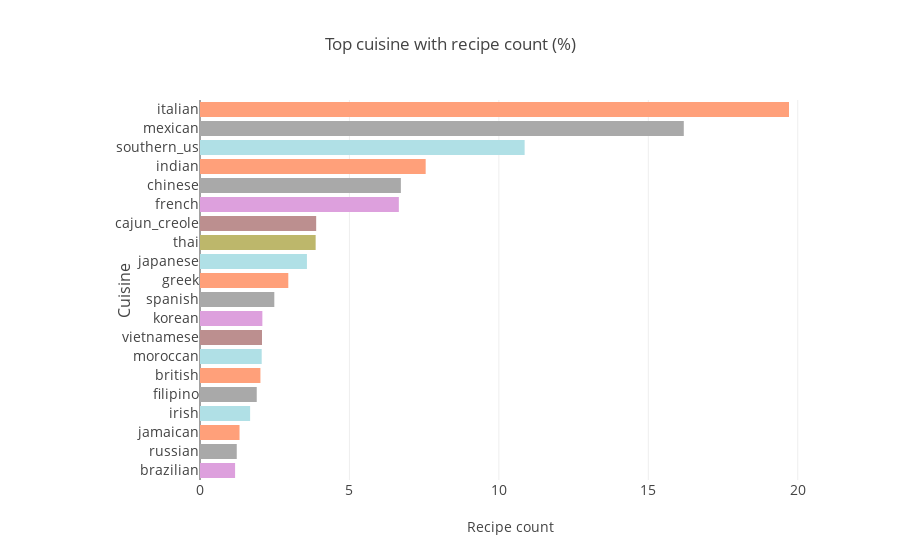

The cell this chart's notebook holds for it:
### Code cell
color_theme = dict(color = ['rgba(221,160,221,1)','rgba(169,169,169,1)','rgba(255,160,122,1)','rgba(176,224,230,1)','rgba(169,169,169,1)','rgba(255,160,122,1)','rgba(176,224,230,1)',
                   'rgba(188,143,143,1)','rgba(221,160,221,1)','rgba(169,169,169,1)','rgba(255,160,122,1)','rgba(176,224,230,1)','rgba(189,183,107,1)','rgba(188,143,143,1)','rgba(221,160,221,1)','rgba(169,169,169,1)','rgba(255,160,122,1)','rgba(176,224,230,1)','rgba(169,169,169,1)','rgba(255,160,122,1)'])
temp = train_df['cuisine'].value_counts()
trace = go.Bar(y=temp.index[::-1],x=(temp / temp.sum() * 100)[::-1],orientation = 'h',marker=color_theme)
layout = go.Layout(title = "Top cuisine with recipe count (%)",xaxis=dict(title='Recipe count',tickfont=dict(size=14,)),
                   yaxis=dict(title='Cuisine',titlefont=dict(size=16),tickfont=dict(size=14)),margin=dict(l=200,))
data = [trace]
fig = go.Figure(data=data, layout=layout)
iplot(fig,filename='basic-bar')
temp = pd.DataFrame(temp)
temp.head()

### Figure 1 — Plotly figure (JSON) as saved in the notebook; plotly's stock layout.template omitted (floating-point values rounded to 4 significant figures)
{"data": [{"marker": {"color": ["rgba(221,160,221,1)", "rgba(169,169,169,1)", "rgba(255,160,122,1)", "rgba(176,224,230,1)", "rgba(169,169,169,1)", "rgba(255,160,122,1)", "rgba(176,224,230,1)", "rgba(188,143,143,1)", "rgba(221,160,221,1)", "rgba(169,169,169,1)", "rgba(255,160,122,1)", "rgba(176,224,230,1)", "rgba(189,183,107,1)", "rgba(188,143,143,1)", "rgba(221,160,221,1)", "rgba(169,169,169,1)", "rgba(255,160,122,1)", "rgba(176,224,230,1)", "rgba(169,169,169,1)", "rgba(255,160,122,1)"]}, "orientation": "h", "type": "bar", "uid": "4c8df25c-9b6f-11e8-abc1-8c8590ad4a76", "x": [1.174, 1.229, 1.322, 1.677, 1.898, 2.021, 2.064, 2.074, 2.087, 2.487, 2.954, 3.578, 3.869, 3.887, 6.653, 6.72, 7.55, 10.86, 16.19, 19.71], "y": ["brazilian", "russian", "jamaican", "irish", "filipino", "british", "moroccan", "vietnamese", "korean", "spanish", "greek", "japanese", "thai", "cajun_creole", "french", "chinese", "indian", "southern_us", "mexican", "italian"]}], "layout": {"margin": {"l": 200}, "title": "Top cuisine with recipe count (%)", "xaxis": {"tickfont": {"size": 14}, "title": "Recipe count"}, "yaxis": {"tickfont": {"size": 14}, "title": "Cuisine", "titlefont": {"size": 16}}}}
